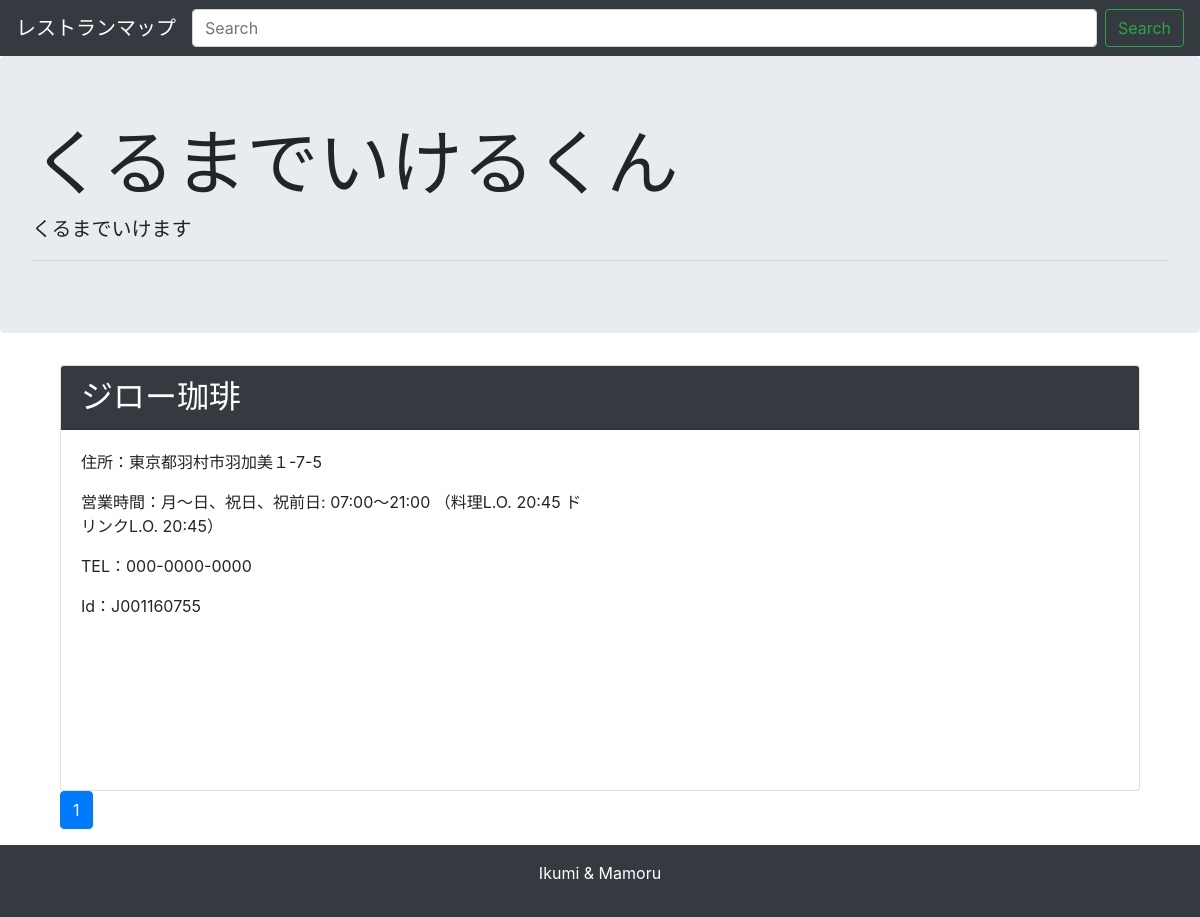
The app's page /RestaurantMap/, older data.
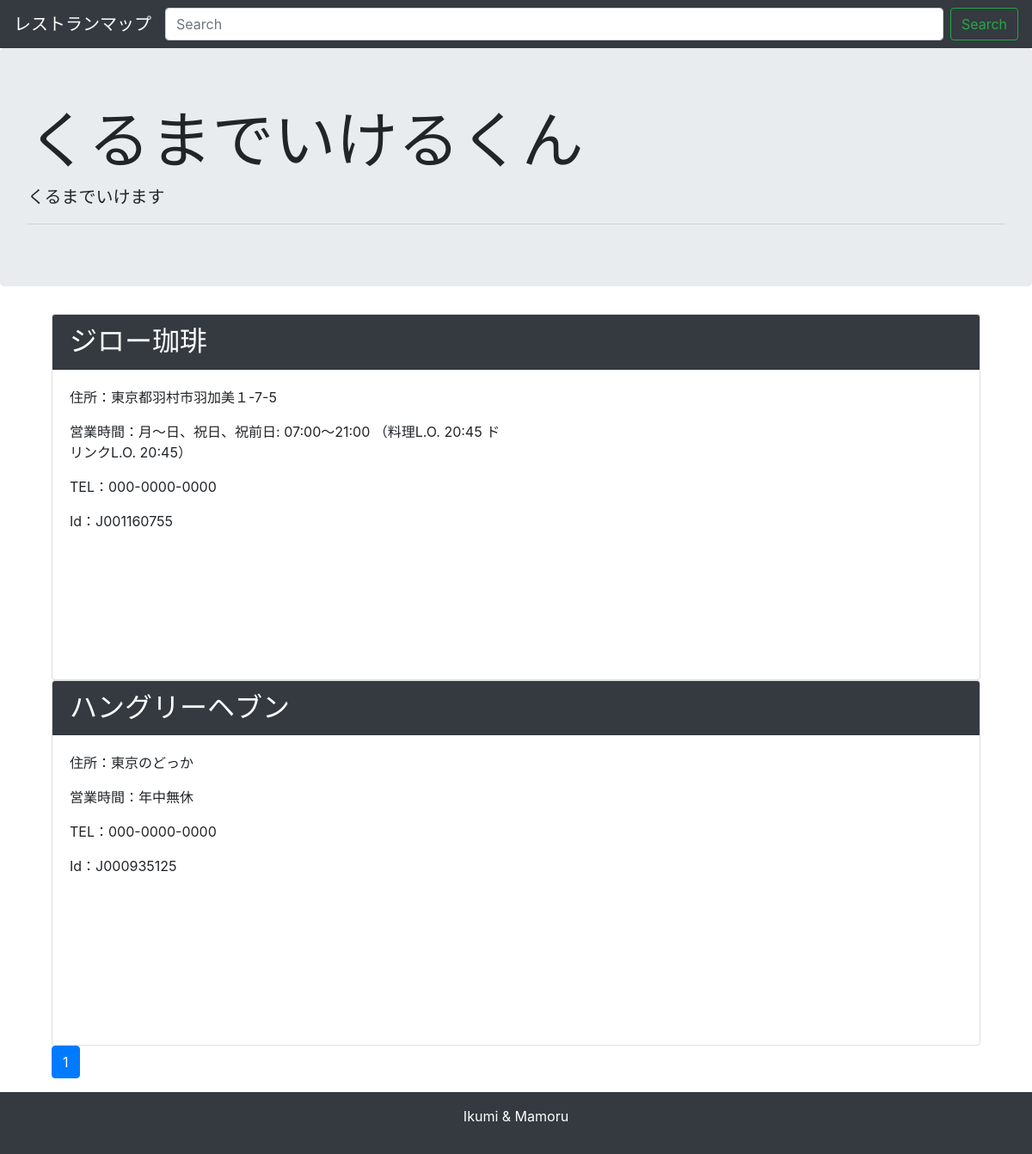
The same page, newer data.
### RestaurantMap/models.py (models this page shows, shortened)
class Store(models.Model):
    name = models.CharField('店舗名', max_length=255)
    is_wifi = models.BooleanField('WiFi利用有無', default=False)
    address = models.CharField('住所', max_length=255)
    tel = models.CharField('電話番号', max_length=255)
    open_time = models.CharField('営業時間', max_length=255)
    latitude = models.CharField('緯度', max_length=255)
    longitude = models.CharField('経度', max_length=255)
    hotPepper_id = models.CharField('HotPepperId', max_length=255)
    registedDate_at = models.DateTimeField('登録日', default=timezone.now)

### RestaurantMap/views.py (the view)
# urls.py: path('', views.IndexView.as_view(), name='index'),
class IndexView(generic.ListView):
    model = Store
    paginate_by = 10
    def get_context_data(self):
        ctx = super().get_context_data()
        ctx['api_key'] = settings.GOOGLEMAP_API_KEY
        return ctx

### blog/context_processors.py (called while the page is built)
def common(request):
    context = {
        'category_list': Category.objects.all(),
    }
    return context

### blog/templatetags/mytag.py (called while the page is built)
@register.simple_tag
def url_replace(request, field, value):
    url_dict = request.GET.copy()
    url_dict[field] = value
    return url_dict.urlencode()

### RestaurantMap/templates/RestaurantMap/store_list.html (shortened to what this page needs)
{% extends 'RestaurantMap/base.html' %}
{% load static %}
{% block content %}
{% for store in store_list %}
  <div class="card mb-12">
    <h2 class="card-header bg-dark text-white mb-12">{{ store.name }}</h2>
    <div class="card-body mb-12">
      <div class="row">
        <div class="col-md-6">
          <p>住所：{{ store.address }}</p>
          <p>営業時間：{{ store.open_time }}</p>
          <p>TEL：{{ store.tel }}</p>
          <p>Id：{{ store.hotPepper_id }}</p>
        </div>
        <div class="col-md-6" id="map_{{ store.hotPepper_id }}">
        </div>
      </div>
    </div>
  </div>
{% endfor %}
{% include 'RestaurantMap/page.html' %}
{% endblock %}

### RestaurantMap/templates/RestaurantMap/base.html (shortened to what this page needs)
{% load static %}
<!doctype html>
<html lang="ja">
  <head>
    <link rel="stylesheet" href="https://maxcdn.bootstrapcdn.com/bootstrap/4.0.0-beta.2/css/bootstrap.min.css">
    <link rel="stylesheet" href="{% static 'Css/style.css' %}">
  </head>
  <body>
    <nav class="navbar navbar-expand-lg navbar-dark bg-dark">
      <a class="navbar-brand" href="#">レストランマップ</a>
      <div class="collapse navbar-collapse" id="navbarSupportedContent">
          <input class="form-control mr-sm-2" type="text" placeholder="Search" aria-label="Search" name="keyword">
          <button class="btn btn-outline-success my-2 my-sm-0" type="submit">Search</button>
      </div>
    </nav>
    <div class="jumbotron">
      <h1 class="display-3">くるまでいけるくん</h1>
      <p class="lead">くるまでいけます</p>
      <hr class="my-2">
    </div>
    <div class="container container-m">
        <div class="col-md-12 mb-8">
          {% block content %}
          {% endblock %}
        </div>
    </div>
    <footer class="bg-dark text-white text-center py-3">
      <p>Ikumi & Mamoru</p>
    </footer>
  </body>
</html>

### RestaurantMap/templates/RestaurantMap/page.html (shortened to what this page needs)
{% load mytag %}
<nav aria-label="Page navigation">
  <ul class="pagination">
      {% for link_page in page_obj.paginator.page_range %}
        {% if link_page == page_obj.number %}
          <li class="page-item active">
            <a class="page-link" href="?{% url_replace request 'page' link_page %}">
              {{ link_page }}
            </a>
          </li>
        {% else %}
          <li class="page-item">
            <a class="page-link" href="?{% url_replace request 'page' link_page %}">
              {{ link_page }}
            </a>
          </li>
        {% endif %}
      {% endfor %}
  </ul>
</nav>

### RestaurantMap/static/Css/style.css (style rules this page uses)
div[id^="map"] { height: 40vh; }

Row changes from the older to the newer data that the page shows:
added Store: name "ハングリーヘブン", address "東京のどっか", open_time "年中無休", tel "000-0000-0000", hotPepper_id "J000935125"
